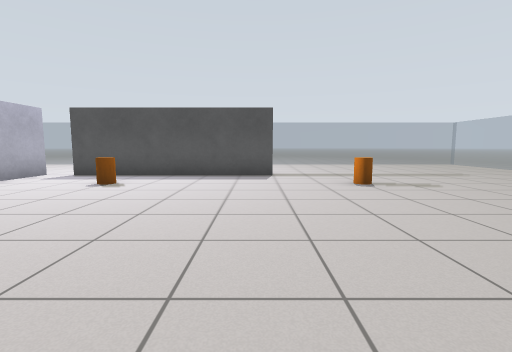
[1] (above)

18 first-person views from a walk through a world built for the Gazebo simulator. The camera is 0.86 m above the floor, tilts 6° down and sees 85° across. The floor is counted in squares, 1 m on a side. Each view is taken from the middle of a square. On the plan, view 1 faces up. The plan holds only what a view shows up to about 10 squares ahead; the rest is blank.

[2]
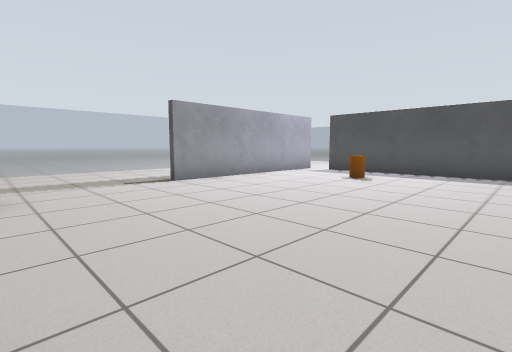

[3]
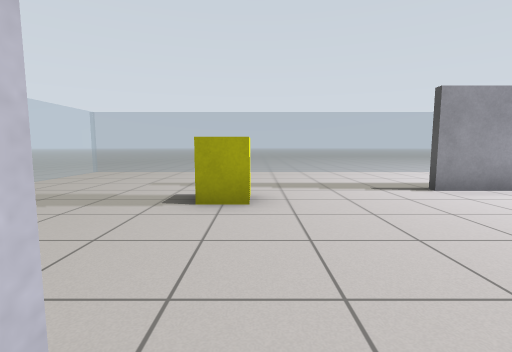

[4]
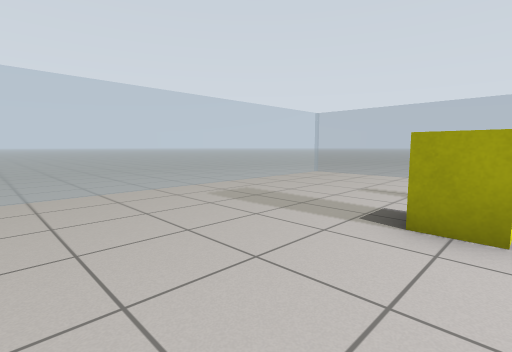

[5]
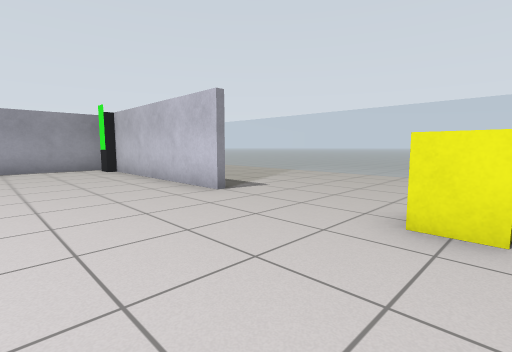

[6]
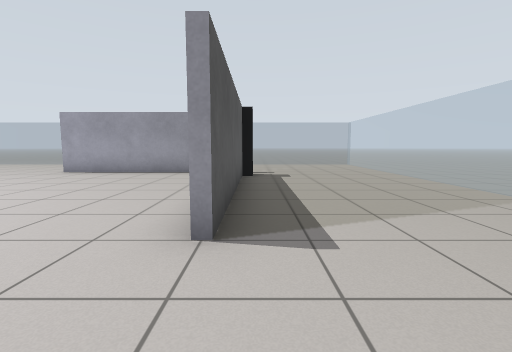

[7]
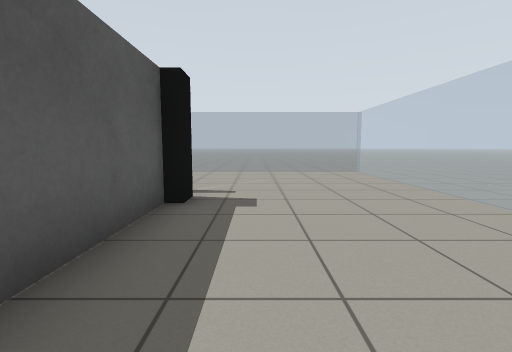

[8]
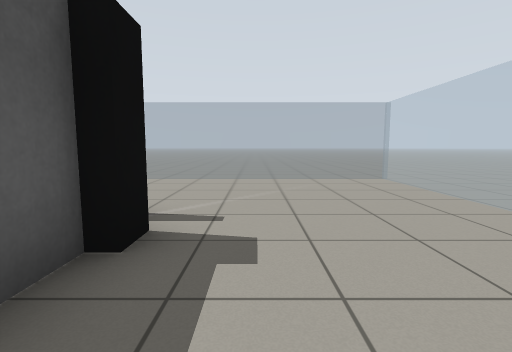

[9]
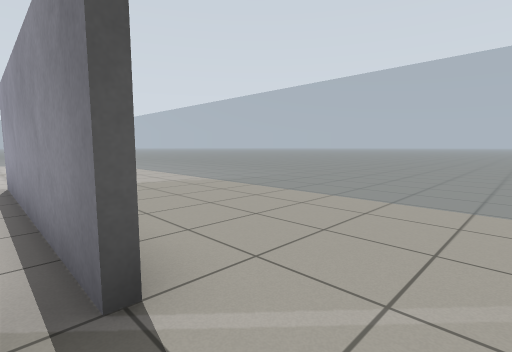

[10]
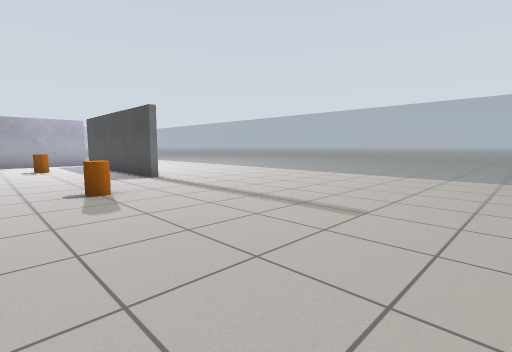

[11]
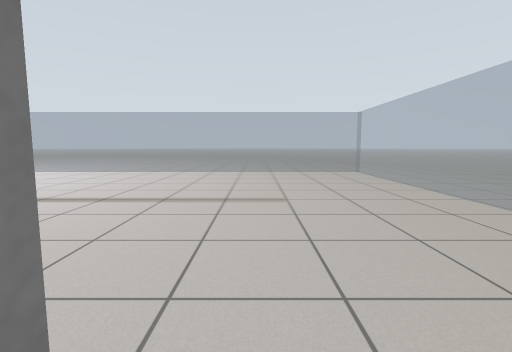

[12]
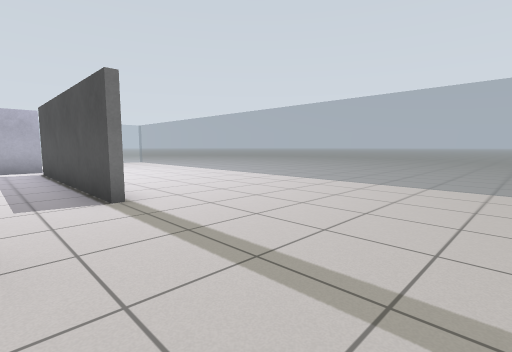

[13]
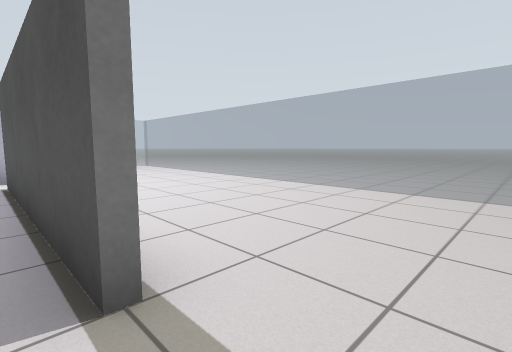

[14]
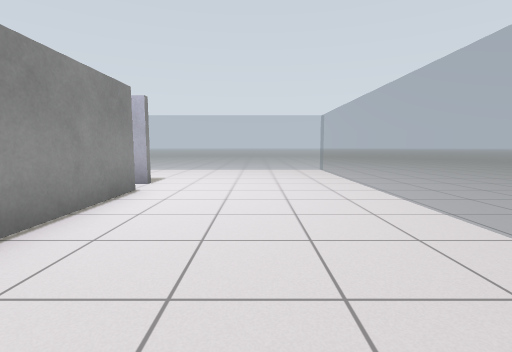

[15]
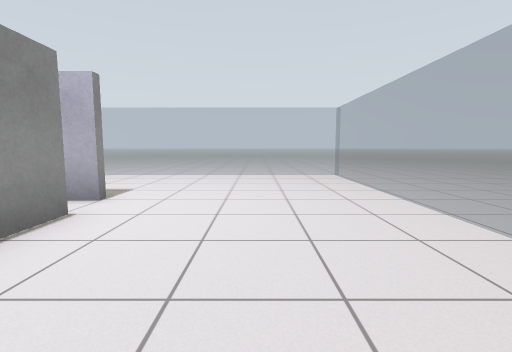

[16]
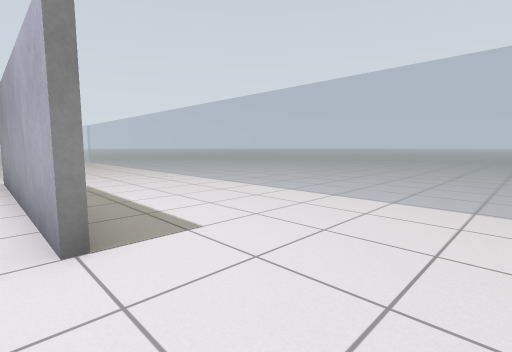

[17]
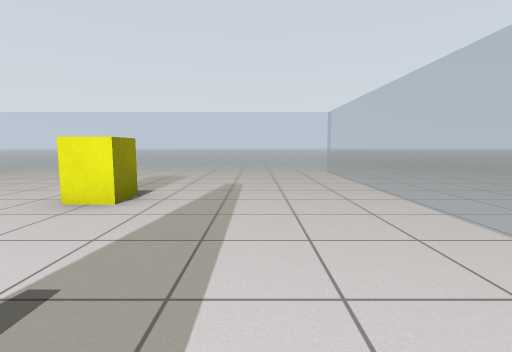

[18]
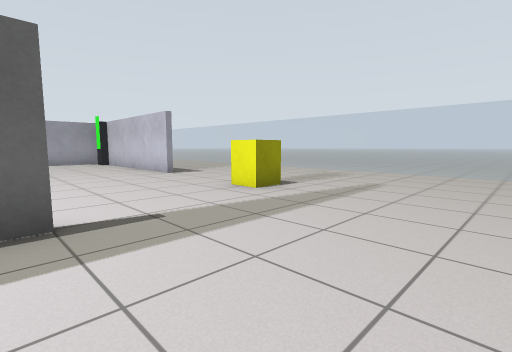

### Floor plan
Key: @ floor where view 1 was taken; # wall or solid block; . floor; = window, fence, low wall or low ledge; C orange cylinder; B yellow box; R rack.
Columns run from 11 left of view 1 to 10 right of it. Each row starts with its distance up from view 1.
 14 .====================.
 13 =....................=
 12 =....................=
 11 =....................=
 10 =....................=
  9 =....................=
  8 =...#.######.........
  7 =...#................
  6 =...#...C.....C......=
  5 =...#................=
  4 =...#...........#. ..=
  3 =...#...........# ...=
  2 =...............# ...=
  1 =...............#....=
  0 =..........@....#....=
 -1 =....B.........RR....=
 -2 =....BB...######R....=
 -3 =....................=
 -4 =....................=
 -5 =....................=
 -6 =....................=
 -7 .====================.

Positions as (right, up) in squares from view 1, and headings:
1: (0, 0), facing up
2: (0, -1), facing up-left
3: (-1, -1), facing left
4: (-2, -1), facing down-left
5: (-6, 2), facing down-right
6: (-4, -2), facing right
7: (0, -3), facing right
8: (2, -3), facing right
9: (5, -3), facing up-right
10: (8, 5), facing up-left
11: (6, 4), facing up
12: (5, 7), facing up-left
13: (2, 8), facing up-left
14: (0, 11), facing left
15: (-2, 11), facing left
16: (-6, 11), facing down-left
17: (-8, 3), facing down
18: (-10, 3), facing down-right
